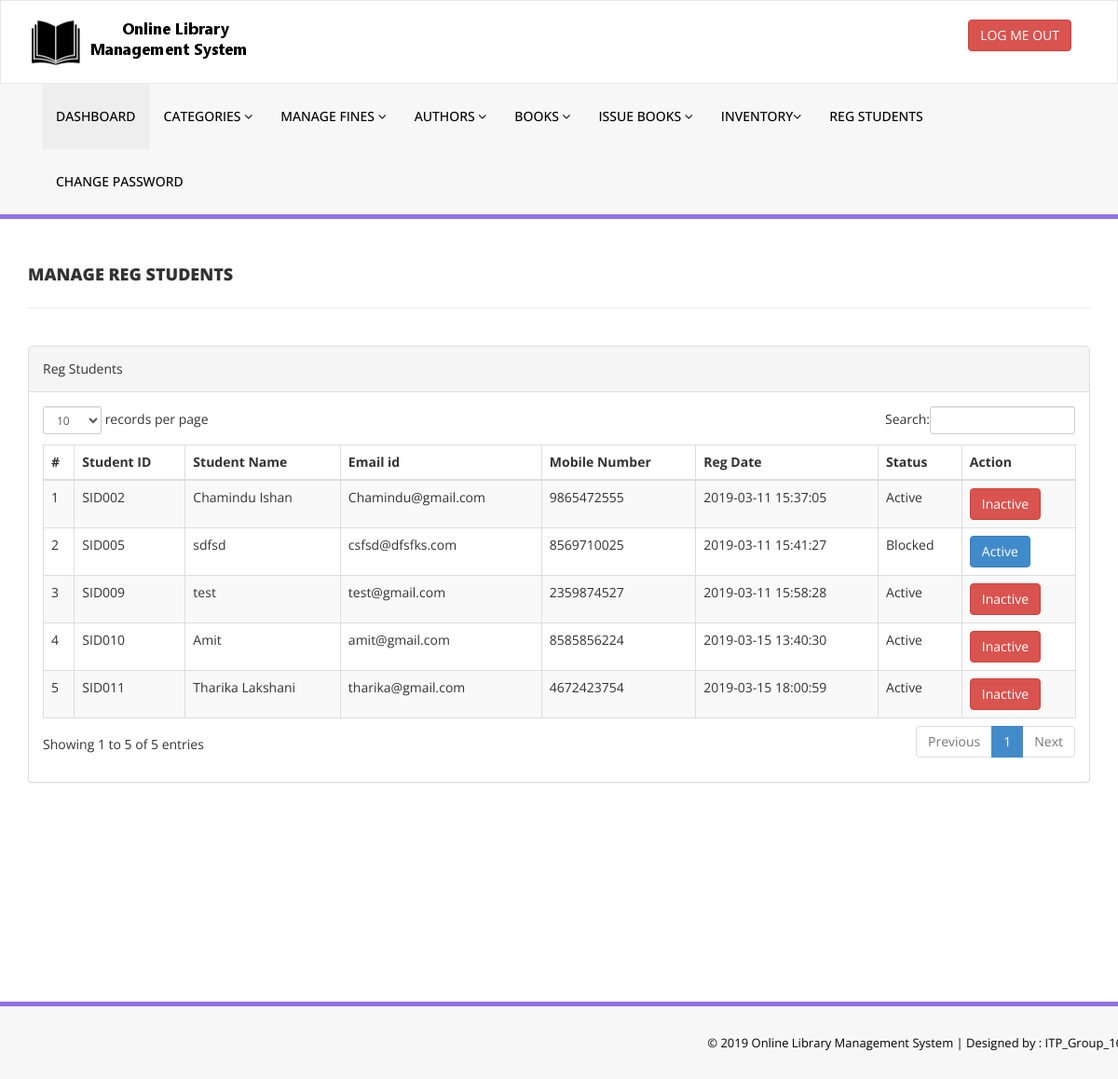
The page /library/admin/reg-students.php (signed in) on the database its author committed.
### tables this page shows
CREATE TABLE `tblstudents` (
  `id` int(11) NOT NULL,
  `StudentId` varchar(100) DEFAULT NULL,
  `FullName` varchar(120) DEFAULT NULL,
  `EmailId` varchar(120) DEFAULT NULL,
  `MobileNumber` char(11) DEFAULT NULL,
  `Password` varchar(120) DEFAULT NULL,
  `Status` int(1) DEFAULT NULL,
  `RegDate` timestamp NULL DEFAULT CURRENT_TIMESTAMP,
  `UpdationDate` timestamp NULL DEFAULT NULL ON UPDATE CURRENT_TIMESTAMP
);

### library/admin/reg-students.php (the view, shortened to what this page needs)
<?php
include('includes/config.php');
if(strlen($_SESSION['alogin'])==0)
    {
header('location:index.php');
}
else{
    ?>
<!DOCTYPE html>
<html xmlns="http://www.w3.org/1999/xhtml">
<head>
    <link href="assets/css/bootstrap.css" rel="stylesheet" />
    <link href="assets/css/font-awesome.css" rel="stylesheet" />
    <link href="assets/js/dataTables/dataTables.bootstrap.css" rel="stylesheet" />
    <link href="assets/css/style.css" rel="stylesheet" />
</head>
<body>
<?php include('includes/header.php');?>
    <div class="content-wrapper">
         <div class="container">
        <div class="row pad-botm">
            <div class="col-md-12">
                <h4 class="header-line">Manage Reg Students</h4>
    </div>
        </div>
            <div class="row">
                <div class="col-md-12">
                    <div class="panel panel-default">
                        <div class="panel-heading">
                          Reg Students
                        </div>
                        <div class="panel-body">
                            <div class="table-responsive">
                                <table class="table table-striped table-bordered table-hover" id="dataTables-example">
                                    <thead>
                                        <tr>
                                            <th>#</th>
                                            <th>Student ID</th>
                                            <th>Student Name</th>
                                            <th>Email id </th>
                                            <th>Mobile Number</th>
                                            <th>Reg Date</th>
                                            <th>Status</th>
                                            <th>Action</th>
                                        </tr>
                                    </thead>
                                    <tbody>
<?php $sql = "SELECT * from tblstudents";
$query = $dbh -> prepare($sql);
$query->execute();
$results=$query->fetchAll(PDO::FETCH_OBJ);
$cnt=1;
if($query->rowCount() > 0)
{
foreach($results as $result)
{               ?>
                                        <tr class="odd gradeX">
                                            <td class="center"><?php echo htmlentities($cnt);?></td>
                                            <td class="center"><?php echo htmlentities($result->StudentId);?></td>
                                            <td class="center"><?php echo htmlentities($result->FullName);?></td>
                                            <td class="center"><?php echo htmlentities($result->EmailId);?></td>
                                            <td class="center"><?php echo htmlentities($result->MobileNumber);?></td>
                                             <td class="center"><?php echo htmlentities($result->RegDate);?></td>
                                            <td class="center"><?php if($result->Status==1)
                                            {
                                                echo htmlentities("Active");
                                            } else {
                                            echo htmlentities("Blocked");
}
                                            ?></td>
                                            <td class="center">
<?php if($result->Status==1)
 {?>
<a href="reg-students.php?inid=<?php echo htmlentities($result->id);?>" onclick="return confirm('Are you sure you want to block this student?');"" >  <button class="btn btn-danger"> Inactive</button>
<?php } else {?>
                                            <a href="reg-students.php?id=<?php echo htmlentities($result->id);?>" onclick="return confirm('Are you sure you want to active this student?');""><button class="btn btn-primary"> Active</button>
                                            <?php } ?>
                                            </td>
                                        </tr>
 <?php $cnt=$cnt+1;}} ?>
                                    </tbody>
                                </table>
                            </div>
                        </div>
                    </div>
                </div>
            </div>
    </div>
    </div>
  <?php include('includes/footer.php');?>
</body>
</html>
<?php } ?>

### library/admin/assets/css/style.css (style rules this page uses)
.content-wrapper { margin-top: 40px; min-height:800px; padding-bottom:90px; }
.header-line { font-weight:900; padding-bottom:25px; border-bottom:1px solid #eeeeee; text-transform:uppercase; }
.pad-botm { padding-bottom:30px; }

### rows shown on the page
tblstudents: StudentId "SID002", FullName "Chamindu Ishan", EmailId "Chamindu@gmail.com", MobileNumber "9865472555", RegDate "2019-03-11 15:37:05"
tblstudents: StudentId "SID005", FullName "sdfsd", EmailId "csfsd@dfsfks.com", MobileNumber "8569710025", RegDate "2019-03-11 15:41:27"
tblstudents: StudentId "SID009", FullName "test", EmailId "test@gmail.com", MobileNumber "2359874527", RegDate "2019-03-11 15:58:28"
tblstudents: StudentId "SID010", FullName "Amit", EmailId "amit@gmail.com", MobileNumber "8585856224", RegDate "2019-03-15 13:40:30"
tblstudents: StudentId "SID011", FullName "Tharika Lakshani", EmailId "tharika@gmail.com", MobileNumber "4672423754", RegDate "2019-03-15 18:00:59"
